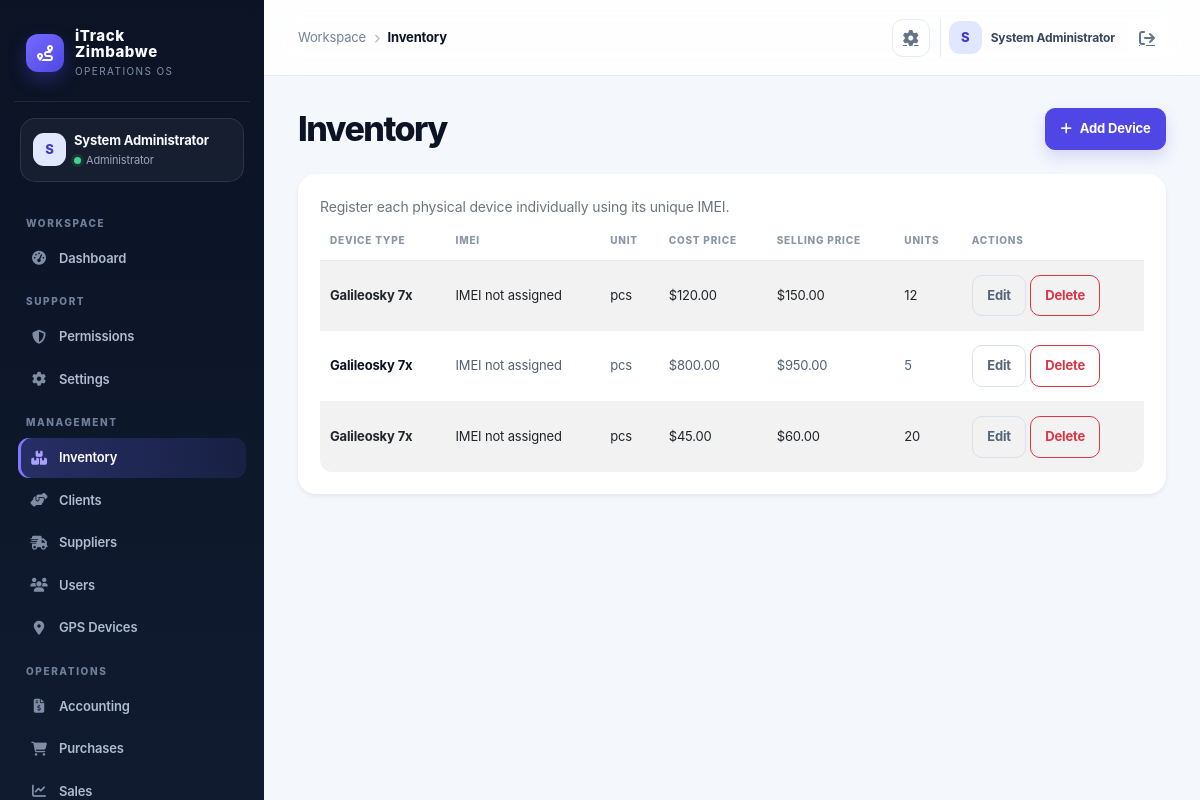
/index.php?controller=inventory (signed in), run on the app's committed database.
### tables this page shows
CREATE TABLE IF NOT EXISTS products (
  id INT AUTO_INCREMENT PRIMARY KEY,
  category_id INT NULL,
  name VARCHAR(150) NOT NULL,
  sku VARCHAR(100) NOT NULL UNIQUE,
  imei VARCHAR(100) NULL UNIQUE,
  device_type VARCHAR(80) NOT NULL DEFAULT 'Galileosky 7x',
  unit VARCHAR(50) NOT NULL DEFAULT 'pcs',
  cost_price DECIMAL(12,2) NOT NULL DEFAULT 0.00,
  selling_price DECIMAL(12,2) NOT NULL DEFAULT 0.00,
  opening_stock INT NOT NULL DEFAULT 0,
  reorder_level INT NOT NULL DEFAULT 0,
  status VARCHAR(20) NOT NULL DEFAULT 'active',
  created_at TIMESTAMP DEFAULT CURRENT_TIMESTAMP,
  FOREIGN KEY (category_id) REFERENCES categories(id) ON DELETE SET NULL
);

### app/controllers/InventoryController.php (called while the page is built, shortened)
<?php
class InventoryController extends Controller
{
    private Product $productModel;
    public function __construct()
    {
        $this->productModel = new Product();
    }
    public function index(): void
    {
        $this->view('inventory/index', ['products' => $this->productModel->all()]);
    }
}

### public/index.php (called while the page is built, shortened)
<?php
$uri = $_SERVER['REQUEST_URI'] ?? '/';
$controllerKey = $_GET['controller'] ?? null;
$actionKey = $_GET['action'] ?? null;
$route = $controllerKey ? [
    'controller' => ucfirst($controllerKey) . 'Controller',
    'action' => $actionKey ?? 'index',
] : Router::route($uri);
$actionName = $route['action'];
$controller = new $controllerName();
$controller->$actionName();

### app/core/Model.php (called while the page is built, shortened)
<?php
require_once dirname(__DIR__) . '/config/database.php';
abstract class Model
{
    protected PDO $db;
    public function __construct()
    {
        $this->db = Database::getInstance();
    }
    protected function fetchAll(string $sql, array $params = []): array
    {
        $stmt = $this->db->prepare($sql);
        $stmt->execute($params);
        return $stmt->fetchAll();
    }
    protected function execute(string $sql, array $params = []): int
    {
        $stmt = $this->db->prepare($sql);
        $stmt->execute($params);
        return $stmt->rowCount();
    }
}

### app/config/env.php (called while the page is built, shortened)
<?php
function loadEnv(): array
{
    static $loaded = null;
    if ($loaded !== null) {
        return $loaded;
    }
    $loaded = [];
    $envPath = dirname(__DIR__, 2) . '/.env';
    if (!is_readable($envPath)) {
        return $loaded;
    }
    return $loaded;
}
function env(string $key, $default = null)
{
    $vars = loadEnv();
    $value = getenv($key);
    return $value !== false ? $value : $default;
}

### app/config/app.php (called while the page is built)
<?php
require_once __DIR__ . '/env.php';
return [
    'app_name' => env('APP_NAME', 'iTrack Zimbabwe'),
    'debug' => filter_var(env('APP_DEBUG', false), FILTER_VALIDATE_BOOLEAN),
    'base_url' => env('APP_BASE_URL', '/itrack-zimbabwe'),
    'db' => [
        'host' => env('DB_HOST', '127.0.0.1'),
        'port' => env('DB_PORT', '3306'),
        'name' => env('DB_NAME', 'itrack_zimbabwe'),
        'user' => env('DB_USER', 'root'),
        'pass' => env('DB_PASS', ''),
    ],
    'session_name' => env('SESSION_NAME', 'itrack_session'),
    'csrf_token_name' => env('CSRF_TOKEN_NAME', 'csrf_token'),
    'upload_dir' => env('UPLOAD_DIR', dirname(__DIR__, 1) . '/uploads'),
    'openrouter_api_key' => env('OPENROUTER_API_KEY', ''),
    'openrouter_model' => env('OPENROUTER_MODEL', 'openrouter/free'),
];

### app/config/database.php (called while the page is built, shortened)
<?php
require_once dirname(__DIR__) . '/config/app.php';
class Database
{
    private static ?PDO $instance = null;
    public static function getInstance(): PDO
    {
        if (self::$instance === null) {
            $config = require dirname(__DIR__) . '/config/app.php';
            $mysqlEnabled = extension_loaded('pdo_mysql');
            if ($mysqlEnabled) {
                try {
                    $dsn = sprintf('mysql:host=%s;port=%s;dbname=%s;charset=utf8mb4', $config['db']['host'], $config['db']['port'], $config['db']['name']);
                    self::$instance = new PDO($dsn, $config['db']['user'], $config['db']['pass'], [
                        PDO::ATTR_ERRMODE => PDO::ERRMODE_EXCEPTION,
                        PDO::ATTR_DEFAULT_FETCH_MODE => PDO::FETCH_ASSOC,
                        PDO::ATTR_EMULATE_PREPARES => false,
                    ]);
                } catch (PDOException $exception) {
                    self::$instance = self::createSqliteInstance($config);
                }
            } else {
                self::$instance = self::createSqliteInstance($config);
            }
        }
        return self::$instance;
    }
}

### app/models/Product.php (called while the page is built, shortened)
<?php
require_once dirname(__DIR__) . '/core/Model.php';
class Product extends Model
{
    public function all(): array
    {
        return $this->fetchAll('SELECT * FROM products ORDER BY name ASC');
    }
}

### app/views/inventory/index.php (the view, shortened to what this page needs)
<div class="d-flex justify-content-between align-items-center mb-4">
    <h2 class="h4 mb-0">Inventory</h2>
    <a class="btn btn-primary" href="/index.php?controller=inventory&action=create"><i class="fa-solid fa-plus me-2" aria-hidden="true"></i>Add Device</a>
</div>
<div class="card shadow-sm border-0">
    <div class="card-body">
        <p class="text-secondary small mb-3">Register each physical device individually using its unique IMEI.</p>
        <div class="table-responsive">
            <table class="table table-striped align-middle">
                <thead>
                    <tr>
                        <th>Device Type</th>
                        <th>IMEI</th>
                        <th>Unit</th>
                        <th>Cost Price</th>
                        <th>Selling Price</th>
                        <th>Units</th>
                        <th>Actions</th>
                    </tr>
                </thead>
                <tbody>
                <?php foreach ($products as $product): ?>
                    <tr>
                        <td><?= htmlspecialchars($product['device_type'] ?? '—') ?></td>
                        <td><?= htmlspecialchars(($product['imei'] ?? '') !== '' ? $product['imei'] : 'IMEI not assigned') ?></td>
                        <td><?= htmlspecialchars($product['unit'] ?? '') ?></td>
                        <td>$<?= number_format((float) ($product['cost_price'] ?? 0), 2) ?></td>
                        <td>$<?= number_format((float) ($product['selling_price'] ?? 0), 2) ?></td>
                        <td><?= (int) ($product['opening_stock'] ?? 0) ?></td>
                        <td>
                            <a class="btn btn-sm btn-outline-secondary" href="/index.php?controller=inventory&action=edit&id=<?= (int) ($product['id'] ?? 0) ?>">Edit</a>
                            <a class="btn btn-sm btn-outline-danger" href="/index.php?controller=inventory&action=delete&id=<?= (int) ($product['id'] ?? 0) ?>" onclick="return confirm('Delete this product?')">Delete</a>
                        </td>
                    </tr>
                <?php endforeach; ?>
                </tbody>
            </table>
        </div>
    </div>
</div>

### app/views/layouts/main.php (style rules this page uses)
:root { --ink:#0b1324; --ink-2:#111d33; --muted:#738096; --line:#e6ebf2; --canvas:#f4f7fb; --card:#fff; --brand:#4f46e5; --brand-2:#6d5dfc; --mint:#13b981; --amber:#f59e0b; --danger:#e25555; --shadow:0 16px 40px rgba(15,23,42,.06); }
* { box-sizing:border-box; }
body { background:var(--canvas); color:var(--ink); margin:0; font-family:Inter,ui-sans-serif,system-ui,-apple-system,"Segoe UI",sans-serif; letter-spacing:-.01em; }
a { color:inherit; }
main h2.h4 { font-size:clamp(25px,3vw,34px); font-weight:800; letter-spacing:-.045em; line-height:1.1; }
main > .d-flex.justify-content-between { margin-bottom:24px !important; }
.card { border:1px solid var(--line); border-radius:18px; background:var(--card); box-shadow:var(--shadow); }
.card .card-body { padding:22px; }
.btn { border-radius:10px; font-weight:700; font-size:13px; padding:.63rem .9rem; }
.btn-primary { background:var(--brand); border-color:var(--brand); box-shadow:0 7px 15px rgba(79,70,229,.18); }
.table { margin:0; font-size:13px; }
.table thead th { color:#8a96a8; border-bottom:1px solid var(--line); text-transform:uppercase; letter-spacing:.08em; font-size:10px; font-weight:800; padding:0 10px 12px; white-space:nowrap; }
.table tbody td { padding:14px 10px; border-color:#eef1f5; color:#526076; vertical-align:middle; }
.table tbody tr:last-child td { border-bottom:0; }
.table tbody td:first-child { color:var(--ink); font-weight:750; }
.table-striped>tbody>tr:nth-of-type(odd)>* { --bs-table-accent-bg:#fafbfe; color:inherit; }
.table-responsive { border-radius:12px; }
.btn-outline-secondary { color:#56647a; border-color:#d9e0eb; }

### data on the page
products: device_type "Galileosky 7x", imei "IMEI not assigned", unit "pcs", cost_price "120.00", selling_price "150.00", opening_stock "12"
products: device_type "Galileosky 7x", imei "IMEI not assigned", unit "pcs", cost_price "800.00", selling_price "950.00", opening_stock "5"
products: device_type "Galileosky 7x", imei "IMEI not assigned", unit "pcs", cost_price "45.00", selling_price "60.00", opening_stock "20"

### other printed values
$initials "S"
$user['name'] "System Administrator"
$role "Administrator"
$group "WORKSPACE"
$item['label'] "Dashboard"
$group "SUPPORT"
$item['label'] "Permissions"
$item['label'] "Settings"
$group "MANAGEMENT"
$item['label'] "Inventory"
$item['label'] "Clients"
$item['label'] "Suppliers"
$item['label'] "Users"
$item['label'] "GPS Devices"
$group "OPERATIONS"
